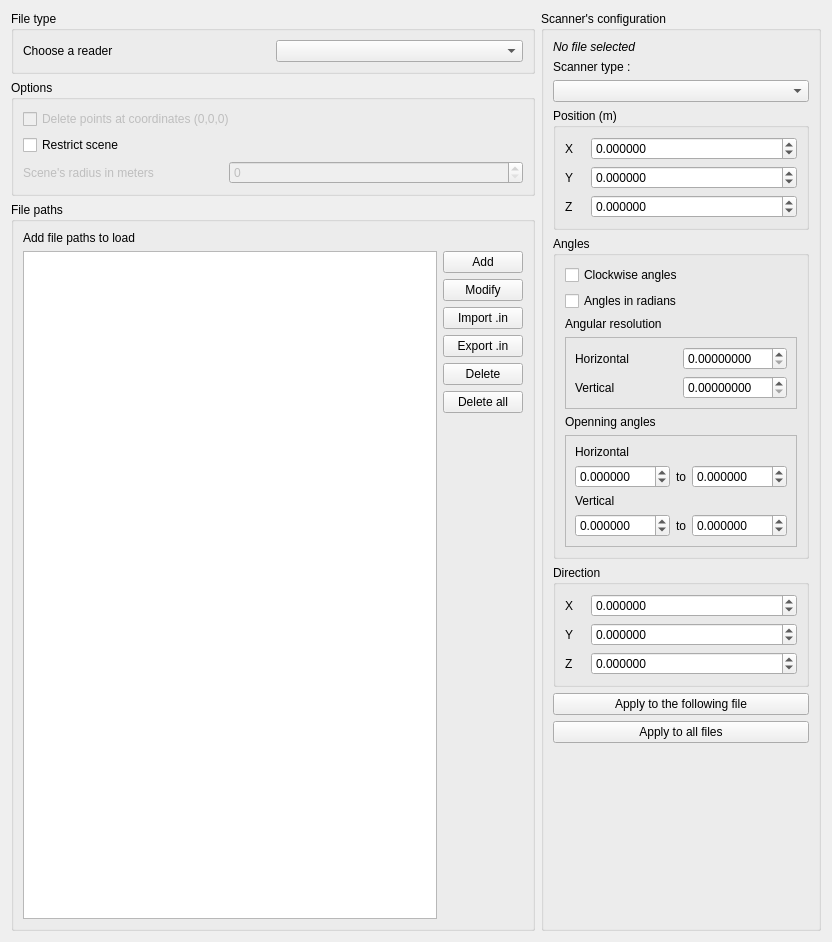
<?xml version="1.0" encoding="UTF-8"?>
<ui version="4.0">
 <class>LoadFileConfiguration</class>
 <widget class="QWidget" name="LoadFileConfiguration">
  <property name="geometry">
   <rect>
    <x>0</x>
    <y>0</y>
    <width>832</width>
    <height>942</height>
   </rect>
  </property>
  <property name="windowTitle">
   <string>File loading for LVOX</string>
  </property>
  <property name="locale">
   <locale language="French" country="France"/>
  </property>
  <layout class="QHBoxLayout" name="horizontalLayout_2">
   <item>
    <layout class="QVBoxLayout" name="verticalLayout_6">
     <item>
      <widget class="QGroupBox" name="groupBox">
       <property name="locale">
        <locale language="English" country="UnitedStates"/>
       </property>
       <property name="title">
        <string>File type</string>
       </property>
       <property name="flat">
        <bool>true</bool>
       </property>
       <property name="checkable">
        <bool>false</bool>
       </property>
       <layout class="QHBoxLayout" name="horizontalLayout">
        <item>
         <widget class="QLabel" name="label">
          <property name="locale">
           <locale language="English" country="UnitedStates"/>
          </property>
          <property name="text">
           <string>Choose a reader</string>
          </property>
         </widget>
        </item>
        <item>
         <widget class="QComboBox" name="comboBoxReaderType">
          <property name="locale">
           <locale language="English" country="UnitedStates"/>
          </property>
         </widget>
        </item>
       </layout>
      </widget>
     </item>
     <item>
      <widget class="QGroupBox" name="groupBox_4">
       <property name="locale">
        <locale language="English" country="UnitedStates"/>
       </property>
       <property name="title">
        <string>Options</string>
       </property>
       <layout class="QVBoxLayout" name="verticalLayout_2">
        <item>
         <widget class="QCheckBox" name="checkBoxFilterPointsOrigin">
          <property name="enabled">
           <bool>false</bool>
          </property>
          <property name="locale">
           <locale language="English" country="UnitedStates"/>
          </property>
          <property name="text">
           <string>Delete points at coordinates (0,0,0)</string>
          </property>
         </widget>
        </item>
        <item>
         <widget class="QCheckBox" name="checkBoxRestrictScene">
          <property name="locale">
           <locale language="English" country="UnitedStates"/>
          </property>
          <property name="text">
           <string>Restrict scene</string>
          </property>
         </widget>
        </item>
        <item>
         <layout class="QGridLayout" name="gridLayout_7">
          <item row="0" column="1">
           <widget class="QSpinBox" name="spinBoxRestrictRadius">
            <property name="enabled">
             <bool>false</bool>
            </property>
            <property name="locale">
             <locale language="English" country="UnitedStates"/>
            </property>
           </widget>
          </item>
          <item row="0" column="0">
           <widget class="QLabel" name="label_7">
            <property name="enabled">
             <bool>false</bool>
            </property>
            <property name="maximumSize">
             <size>
              <width>200</width>
              <height>16777215</height>
             </size>
            </property>
            <property name="locale">
             <locale language="English" country="UnitedStates"/>
            </property>
            <property name="text">
             <string>Scene's radius in meters</string>
            </property>
           </widget>
          </item>
         </layout>
        </item>
       </layout>
      </widget>
     </item>
     <item>
      <widget class="QGroupBox" name="groupBox_2">
       <property name="enabled">
        <bool>true</bool>
       </property>
       <property name="locale">
        <locale language="English" country="UnitedStates"/>
       </property>
       <property name="title">
        <string>File paths</string>
       </property>
       <layout class="QVBoxLayout" name="verticalLayout_5">
        <item>
         <widget class="QLabel" name="label_2">
          <property name="locale">
           <locale language="English" country="UnitedStates"/>
          </property>
          <property name="text">
           <string>Add file paths to load</string>
          </property>
         </widget>
        </item>
        <item>
         <layout class="QHBoxLayout" name="horizontalLayout_3">
          <item>
           <widget class="QListWidget" name="listWidgetFiles">
            <property name="toolTip">
             <string>- Add a file path by clicking on the Add button. 
- Edit a file path by selecting the line and pressing the Edit button 
- Delete a file path by selecting the line and pressing the Delete button</string>
            </property>
            <property name="locale">
             <locale language="English" country="UnitedStates"/>
            </property>
            <property name="sortingEnabled">
             <bool>false</bool>
            </property>
           </widget>
          </item>
          <item>
           <layout class="QVBoxLayout" name="verticalLayout">
            <item>
             <widget class="QPushButton" name="pushButtonAddFile">
              <property name="locale">
               <locale language="English" country="UnitedStates"/>
              </property>
              <property name="text">
               <string>Add</string>
              </property>
             </widget>
            </item>
            <item>
             <widget class="QPushButton" name="pushButtonModifyFile">
              <property name="locale">
               <locale language="English" country="UnitedStates"/>
              </property>
              <property name="text">
               <string>Modify</string>
              </property>
             </widget>
            </item>
            <item>
             <widget class="QPushButton" name="pushButtonImportFile">
              <property name="locale">
               <locale language="English" country="UnitedStates"/>
              </property>
              <property name="text">
               <string>Import .in</string>
              </property>
             </widget>
            </item>
            <item>
             <widget class="QPushButton" name="pushButtonExportFiles">
              <property name="locale">
               <locale language="English" country="UnitedStates"/>
              </property>
              <property name="text">
               <string>Export .in</string>
              </property>
             </widget>
            </item>
            <item>
             <widget class="QPushButton" name="pushButtonDeleteFile">
              <property name="locale">
               <locale language="English" country="UnitedStates"/>
              </property>
              <property name="text">
               <string>Delete</string>
              </property>
             </widget>
            </item>
            <item>
             <widget class="QPushButton" name="pushButtonDeleteAllFile">
              <property name="locale">
               <locale language="English" country="UnitedStates"/>
              </property>
              <property name="text">
               <string>Delete all</string>
              </property>
             </widget>
            </item>
            <item>
             <spacer name="verticalSpacer_2">
              <property name="locale">
               <locale language="English" country="UnitedStates"/>
              </property>
              <property name="orientation">
               <enum>Qt::Vertical</enum>
              </property>
              <property name="sizeHint" stdset="0">
               <size>
                <width>20</width>
                <height>40</height>
               </size>
              </property>
             </spacer>
            </item>
           </layout>
          </item>
         </layout>
        </item>
       </layout>
      </widget>
     </item>
    </layout>
   </item>
   <item>
    <layout class="QVBoxLayout" name="verticalLayout_3">
     <item>
      <widget class="QGroupBox" name="groupBox_3">
       <property name="minimumSize">
        <size>
         <width>280</width>
         <height>0</height>
        </size>
       </property>
       <property name="locale">
        <locale language="English" country="UnitedStates"/>
       </property>
       <property name="title">
        <string>Scanner's configuration</string>
       </property>
       <layout class="QVBoxLayout" name="verticalLayout_9">
        <item>
         <widget class="QLabel" name="labelFilepath">
          <property name="locale">
           <locale language="English" country="UnitedStates"/>
          </property>
          <property name="text">
           <string>&lt;html&gt;&lt;head/&gt;&lt;body&gt;&lt;p&gt;&lt;span style=&quot; font-style:italic;&quot;&gt;No file selected&lt;/span&gt;&lt;/p&gt;&lt;/body&gt;&lt;/html&gt;</string>
          </property>
         </widget>
        </item>
        <item>
         <widget class="QLabel" name="label_3">
          <property name="locale">
           <locale language="English" country="UnitedStates"/>
          </property>
          <property name="text">
           <string>Scanner type :</string>
          </property>
         </widget>
        </item>
        <item>
         <widget class="QComboBox" name="comboBoxScannerType">
          <property name="toolTip">
           <string>Scanner type</string>
          </property>
          <property name="locale">
           <locale language="English" country="UnitedStates"/>
          </property>
         </widget>
        </item>
        <item>
         <widget class="QGroupBox" name="groupBoxPosition">
          <property name="locale">
           <locale language="English" country="UnitedStates"/>
          </property>
          <property name="title">
           <string>Position (m)</string>
          </property>
          <layout class="QVBoxLayout" name="verticalLayout_8">
           <item>
            <layout class="QGridLayout" name="gridLayout">
             <property name="bottomMargin">
              <number>0</number>
             </property>
             <item row="2" column="1">
              <widget class="QDoubleSpinBox" name="doubleSpinBoxZPos">
               <property name="toolTip">
                <string>&lt;html&gt;&lt;head/&gt;&lt;body&gt;&lt;p&gt;Fill in the scanner's center Z coordinate. &lt;/p&gt;&lt;p&gt;&lt;br/&gt;&lt;/p&gt;&lt;p&gt;&lt;span style=&quot; font-weight:700;&quot;&gt;Note :&lt;/span&gt; If using a planar scanner, add a margin of at least 20 meters above the highest point of the scene.&lt;/p&gt;&lt;/body&gt;&lt;/html&gt;</string>
               </property>
               <property name="locale">
                <locale language="English" country="UnitedStates"/>
               </property>
               <property name="decimals">
                <number>6</number>
               </property>
               <property name="minimum">
                <double>-999999999.000000000000000</double>
               </property>
               <property name="maximum">
                <double>999999999.000000000000000</double>
               </property>
              </widget>
             </item>
             <item row="2" column="0">
              <widget class="QLabel" name="label_6">
               <property name="locale">
                <locale language="English" country="UnitedStates"/>
               </property>
               <property name="text">
                <string>Z</string>
               </property>
              </widget>
             </item>
             <item row="1" column="0">
              <widget class="QLabel" name="label_5">
               <property name="locale">
                <locale language="English" country="UnitedStates"/>
               </property>
               <property name="text">
                <string>Y</string>
               </property>
              </widget>
             </item>
             <item row="0" column="0">
              <widget class="QLabel" name="label_4">
               <property name="maximumSize">
                <size>
                 <width>20</width>
                 <height>16777215</height>
                </size>
               </property>
               <property name="locale">
                <locale language="English" country="UnitedStates"/>
               </property>
               <property name="text">
                <string>X</string>
               </property>
              </widget>
             </item>
             <item row="0" column="1">
              <widget class="QDoubleSpinBox" name="doubleSpinBoxXPos">
               <property name="toolTip">
                <string>Fill in the scanner's center X coordinate</string>
               </property>
               <property name="locale">
                <locale language="English" country="UnitedStates"/>
               </property>
               <property name="decimals">
                <number>6</number>
               </property>
               <property name="minimum">
                <double>-999999999.000000000000000</double>
               </property>
               <property name="maximum">
                <double>999999999.000000000000000</double>
               </property>
              </widget>
             </item>
             <item row="1" column="1">
              <widget class="QDoubleSpinBox" name="doubleSpinBoxYPos">
               <property name="toolTip">
                <string>Fill in the scanner's center Y coordinate</string>
               </property>
               <property name="locale">
                <locale language="English" country="UnitedStates"/>
               </property>
               <property name="decimals">
                <number>6</number>
               </property>
               <property name="minimum">
                <double>-999999999.000000000000000</double>
               </property>
               <property name="maximum">
                <double>999999999.000000000000000</double>
               </property>
              </widget>
             </item>
            </layout>
           </item>
          </layout>
         </widget>
        </item>
        <item>
         <widget class="QGroupBox" name="groupBoxAngles">
          <property name="locale">
           <locale language="English" country="UnitedStates"/>
          </property>
          <property name="title">
           <string>Angles</string>
          </property>
          <layout class="QGridLayout" name="gridLayout_4">
           <item row="0" column="0" colspan="2">
            <widget class="QCheckBox" name="checkBoxScannerClockwise">
             <property name="toolTip">
              <string>Check this box if your scanner is scanning the scene clockwise (tick when using a FARO or Z+F scanner).</string>
             </property>
             <property name="locale">
              <locale language="English" country="UnitedStates"/>
             </property>
             <property name="text">
              <string>Clockwise angles</string>
             </property>
            </widget>
           </item>
           <item row="1" column="0" colspan="2">
            <widget class="QCheckBox" name="checkBoxAngleInRadians">
             <property name="toolTip">
              <string>Check this box if you wish to fill in the angles in radians</string>
             </property>
             <property name="locale">
              <locale language="English" country="UnitedStates"/>
             </property>
             <property name="text">
              <string>Angles in radians</string>
             </property>
            </widget>
           </item>
           <item row="6" column="0" colspan="2">
            <widget class="QFrame" name="frame_2">
             <property name="locale">
              <locale language="English" country="UnitedStates"/>
             </property>
             <property name="frameShape">
              <enum>QFrame::StyledPanel</enum>
             </property>
             <property name="frameShadow">
              <enum>QFrame::Sunken</enum>
             </property>
             <property name="lineWidth">
              <number>0</number>
             </property>
             <layout class="QGridLayout" name="gridLayout_2">
              <item row="0" column="0">
               <widget class="QLabel" name="label_17">
                <property name="locale">
                 <locale language="English" country="UnitedStates"/>
                </property>
                <property name="text">
                 <string>Horizontal</string>
                </property>
               </widget>
              </item>
              <item row="1" column="0">
               <widget class="QDoubleSpinBox" name="doubleSpinBoxStartTheta">
                <property name="locale">
                 <locale language="English" country="UnitedStates"/>
                </property>
                <property name="decimals">
                 <number>6</number>
                </property>
                <property name="minimum">
                 <double>-360.000000000000000</double>
                </property>
                <property name="maximum">
                 <double>360.000000000000000</double>
                </property>
               </widget>
              </item>
              <item row="1" column="1">
               <widget class="QLabel" name="label_18">
                <property name="locale">
                 <locale language="English" country="UnitedStates"/>
                </property>
                <property name="text">
                 <string>to</string>
                </property>
               </widget>
              </item>
              <item row="1" column="2">
               <widget class="QDoubleSpinBox" name="doubleSpinBoxEndTheta">
                <property name="locale">
                 <locale language="English" country="UnitedStates"/>
                </property>
                <property name="decimals">
                 <number>6</number>
                </property>
                <property name="minimum">
                 <double>-360.000000000000000</double>
                </property>
                <property name="maximum">
                 <double>360.000000000000000</double>
                </property>
               </widget>
              </item>
              <item row="2" column="0">
               <widget class="QLabel" name="label_12">
                <property name="locale">
                 <locale language="English" country="UnitedStates"/>
                </property>
                <property name="text">
                 <string>Vertical</string>
                </property>
               </widget>
              </item>
              <item row="3" column="0">
               <widget class="QDoubleSpinBox" name="doubleSpinBoxStartPhi">
                <property name="locale">
                 <locale language="English" country="UnitedStates"/>
                </property>
                <property name="decimals">
                 <number>6</number>
                </property>
                <property name="minimum">
                 <double>-360.000000000000000</double>
                </property>
                <property name="maximum">
                 <double>360.000000000000000</double>
                </property>
               </widget>
              </item>
              <item row="3" column="1">
               <widget class="QLabel" name="label_16">
                <property name="maximumSize">
                 <size>
                  <width>10</width>
                  <height>16777215</height>
                 </size>
                </property>
                <property name="locale">
                 <locale language="English" country="UnitedStates"/>
                </property>
                <property name="text">
                 <string>to</string>
                </property>
               </widget>
              </item>
              <item row="3" column="2">
               <widget class="QDoubleSpinBox" name="doubleSpinBoxEndPhi">
                <property name="locale">
                 <locale language="English" country="UnitedStates"/>
                </property>
                <property name="decimals">
                 <number>6</number>
                </property>
                <property name="minimum">
                 <double>-360.000000000000000</double>
                </property>
                <property name="maximum">
                 <double>360.000000000000000</double>
                </property>
               </widget>
              </item>
             </layout>
            </widget>
           </item>
           <item row="2" column="0" rowspan="2" colspan="2">
            <widget class="QLabel" name="label_8">
             <property name="locale">
              <locale language="English" country="UnitedStates"/>
             </property>
             <property name="text">
              <string>&lt;html&gt;&lt;head/&gt;&lt;body&gt;&lt;p&gt;Angular resolution&lt;/p&gt;&lt;/body&gt;&lt;/html&gt;</string>
             </property>
            </widget>
           </item>
           <item row="5" column="0" colspan="2">
            <widget class="QLabel" name="label_11">
             <property name="locale">
              <locale language="English" country="UnitedStates"/>
             </property>
             <property name="text">
              <string>&lt;html&gt;&lt;head/&gt;&lt;body&gt;&lt;p&gt;Openning angles&lt;/p&gt;&lt;/body&gt;&lt;/html&gt;</string>
             </property>
            </widget>
           </item>
           <item row="4" column="0" colspan="2">
            <widget class="QFrame" name="frame">
             <property name="locale">
              <locale language="English" country="UnitedStates"/>
             </property>
             <property name="frameShape">
              <enum>QFrame::StyledPanel</enum>
             </property>
             <property name="frameShadow">
              <enum>QFrame::Raised</enum>
             </property>
             <property name="lineWidth">
              <number>0</number>
             </property>
             <layout class="QGridLayout" name="gridLayout_3">
              <item row="0" column="0">
               <widget class="QLabel" name="label_9">
                <property name="locale">
                 <locale language="English" country="UnitedStates"/>
                </property>
                <property name="text">
                 <string>Horizontal</string>
                </property>
               </widget>
              </item>
              <item row="0" column="1">
               <widget class="QDoubleSpinBox" name="doubleSpinBoxHRes">
                <property name="toolTip">
                 <string>Fill the the horizontal angular resolution</string>
                </property>
                <property name="locale">
                 <locale language="English" country="UnitedStates"/>
                </property>
                <property name="decimals">
                 <number>8</number>
                </property>
                <property name="maximum">
                 <double>360.000000000000000</double>
                </property>
               </widget>
              </item>
              <item row="1" column="0">
               <widget class="QLabel" name="label_10">
                <property name="locale">
                 <locale language="English" country="UnitedStates"/>
                </property>
                <property name="text">
                 <string>Vertical</string>
                </property>
               </widget>
              </item>
              <item row="1" column="1">
               <widget class="QDoubleSpinBox" name="doubleSpinBoxVRes">
                <property name="toolTip">
                 <string>Fill the the vertical angular resolution</string>
                </property>
                <property name="locale">
                 <locale language="English" country="UnitedStates"/>
                </property>
                <property name="decimals">
                 <number>8</number>
                </property>
                <property name="maximum">
                 <double>360.000000000000000</double>
                </property>
               </widget>
              </item>
             </layout>
            </widget>
           </item>
          </layout>
         </widget>
        </item>
        <item>
         <widget class="QGroupBox" name="groupBoxDirection">
          <property name="locale">
           <locale language="English" country="UnitedStates"/>
          </property>
          <property name="title">
           <string>Direction</string>
          </property>
          <layout class="QVBoxLayout" name="verticalLayout_4">
           <item>
            <layout class="QGridLayout" name="gridLayout_6">
             <property name="bottomMargin">
              <number>0</number>
             </property>
             <item row="2" column="1">
              <widget class="QDoubleSpinBox" name="doubleSpinBoxZDir">
               <property name="toolTip">
                <string>&lt;html&gt;&lt;head/&gt;&lt;body&gt;&lt;p&gt;Fill in the scanner's center's z coordinates&lt;/p&gt;&lt;/body&gt;&lt;/html&gt;</string>
               </property>
               <property name="locale">
                <locale language="English" country="UnitedStates"/>
               </property>
               <property name="decimals">
                <number>6</number>
               </property>
               <property name="minimum">
                <double>-999999999.000000000000000</double>
               </property>
               <property name="maximum">
                <double>999999999.000000000000000</double>
               </property>
              </widget>
             </item>
             <item row="2" column="0">
              <widget class="QLabel" name="label_13">
               <property name="locale">
                <locale language="English" country="UnitedStates"/>
               </property>
               <property name="text">
                <string>Z</string>
               </property>
              </widget>
             </item>
             <item row="1" column="0">
              <widget class="QLabel" name="label_14">
               <property name="locale">
                <locale language="English" country="UnitedStates"/>
               </property>
               <property name="text">
                <string>Y</string>
               </property>
              </widget>
             </item>
             <item row="1" column="1">
              <widget class="QDoubleSpinBox" name="doubleSpinBoxYDir">
               <property name="toolTip">
                <string>&lt;html&gt;&lt;head/&gt;&lt;body&gt;&lt;p&gt;Fill in the scanner's center's y coordinates&lt;/p&gt;&lt;/body&gt;&lt;/html&gt;</string>
               </property>
               <property name="locale">
                <locale language="English" country="UnitedStates"/>
               </property>
               <property name="decimals">
                <number>6</number>
               </property>
               <property name="minimum">
                <double>-999999999.000000000000000</double>
               </property>
               <property name="maximum">
                <double>999999999.000000000000000</double>
               </property>
              </widget>
             </item>
             <item row="0" column="0">
              <widget class="QLabel" name="label_15">
               <property name="maximumSize">
                <size>
                 <width>20</width>
                 <height>16777215</height>
                </size>
               </property>
               <property name="locale">
                <locale language="English" country="UnitedStates"/>
               </property>
               <property name="text">
                <string>X</string>
               </property>
              </widget>
             </item>
             <item row="0" column="1">
              <widget class="QDoubleSpinBox" name="doubleSpinBoxXDir">
               <property name="toolTip">
                <string>&lt;html&gt;&lt;head/&gt;&lt;body&gt;&lt;p&gt;Fill in the scanner's center's x coordinates&lt;/p&gt;&lt;/body&gt;&lt;/html&gt;</string>
               </property>
               <property name="locale">
                <locale language="English" country="UnitedStates"/>
               </property>
               <property name="decimals">
                <number>6</number>
               </property>
               <property name="minimum">
                <double>-999999999.000000000000000</double>
               </property>
               <property name="maximum">
                <double>999999999.000000000000000</double>
               </property>
              </widget>
             </item>
            </layout>
           </item>
          </layout>
         </widget>
        </item>
        <item>
         <widget class="QPushButton" name="pushButtonApplyConfigurationToNextFile">
          <property name="locale">
           <locale language="English" country="UnitedStates"/>
          </property>
          <property name="text">
           <string>Apply to the following file</string>
          </property>
         </widget>
        </item>
        <item>
         <widget class="QPushButton" name="pushButtonApplyConfigurationToAll">
          <property name="locale">
           <locale language="English" country="UnitedStates"/>
          </property>
          <property name="text">
           <string>Apply to all files</string>
          </property>
         </widget>
        </item>
        <item>
         <spacer name="verticalSpacer">
          <property name="locale">
           <locale language="English" country="UnitedStates"/>
          </property>
          <property name="orientation">
           <enum>Qt::Vertical</enum>
          </property>
          <property name="sizeHint" stdset="0">
           <size>
            <width>20</width>
            <height>40</height>
           </size>
          </property>
         </spacer>
        </item>
       </layout>
      </widget>
     </item>
    </layout>
   </item>
  </layout>
 </widget>
 <resources/>
 <connections/>
</ui>
